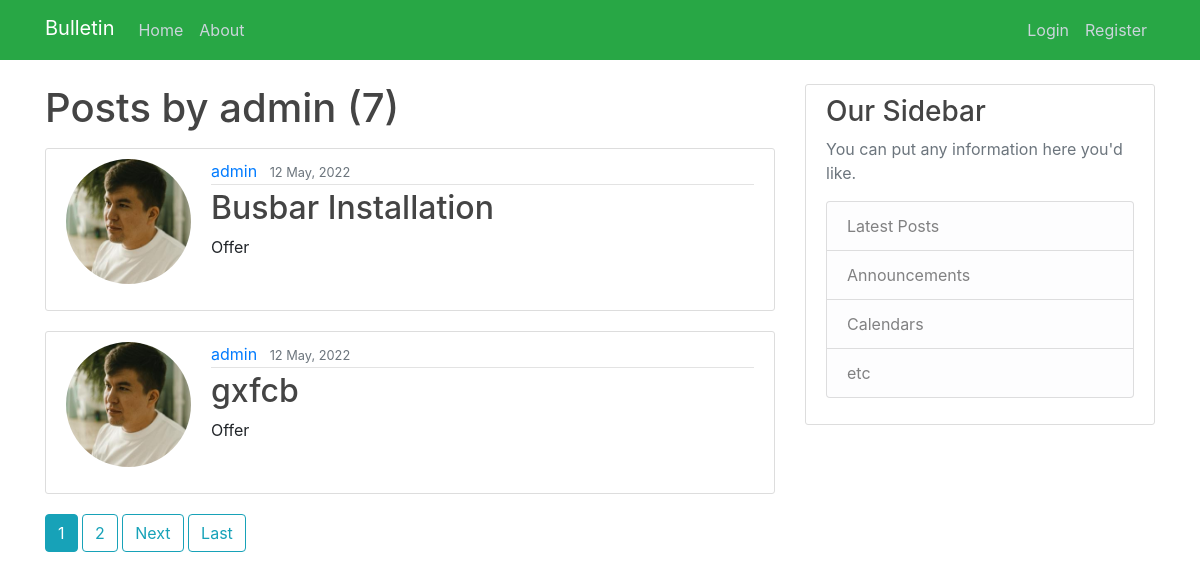
The app's page /user/admin, older data.
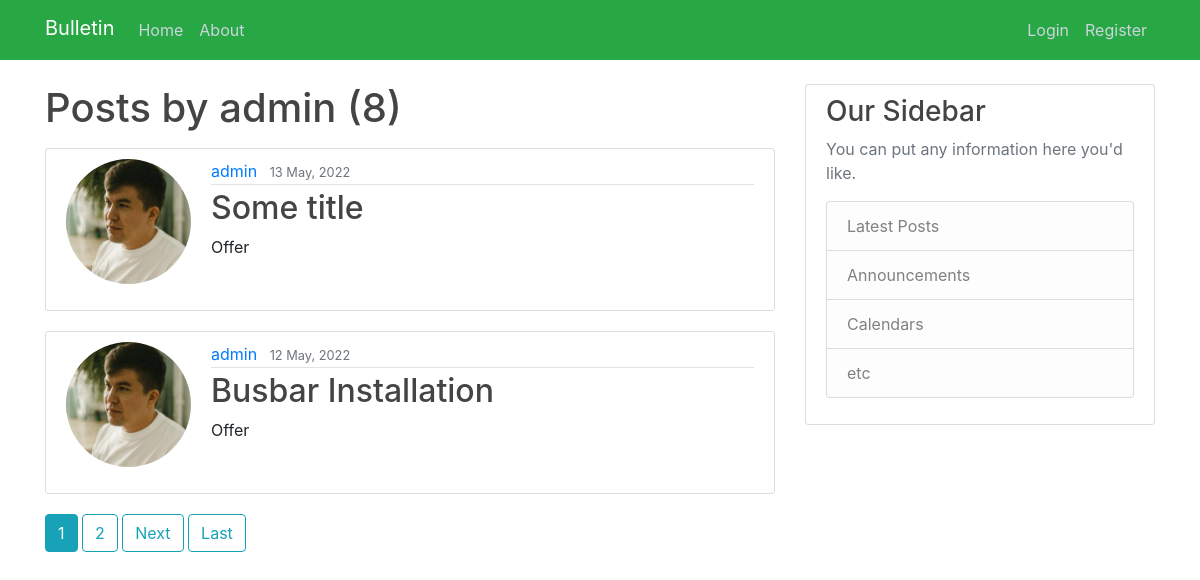
The same page, newer data.
### myboardapp/models.py (models this page shows, shortened)
class Bulletin(models.Model):
    title = models.CharField(max_length=100, blank=True)
    author = models.ForeignKey(User, on_delete=models.CASCADE)
    content = models.TextField()
    file = models.FileField(upload_to='files/',
                                             blank=True,
                                             )
    bulletin_category = models.ForeignKey(CategoryModel, on_delete=models.CASCADE)
    date_created = models.DateTimeField(default=timezone.now)

class CategoryModel(models.Model):
    category_name = models.CharField(max_length=255,
                                     unique=True,
                                     )
    def __str__(self):
        return f'{self.category_name}'
    """
    >>> from myboardapp.models import Bulletin
    >>> from myboardapp.models import CategoryModel
    >>> CategoryModel.objects.create(category_name = "Offer")
    <CategoryModel: Offer>
    """

### users/models.py (models this page shows, shortened)
class Profile(models.Model):
    user = models.OneToOneField(User, on_delete=models.CASCADE)
    image = models.ImageField(default='default.jpg', upload_to='profile_pics')

### myboardapp/views.py (the view)
# urls.py: path('user/<str:username>', UserPostListView.as_view(), name='user-posts'),
class UserPostListView(ListView):
    model = Bulletin
    template_name = 'myboardapp/user_posts.html'
    context_object_name = 'bulletins_0'
    ordering = ['-date_created']
    paginate_by = 2
    def get_queryset(self):
        user = get_object_or_404(User, username=self.kwargs.get('username'))
        return Bulletin.objects.filter(author=user).order_by('-date_created')

### myboardapp/templates/myboardapp/user_posts.html (shortened to what this page needs)
{% extends "myboardapp/base.html" %}
{% load static %}
{% block content %}
    <main role="main" class="container">
      <div class="row">
        <div class="col-md-8">
            <h1 class="mb-3">Posts by {{ view.kwargs.username }} ({{ page_obj.paginator.count }})</h1>
            {% for bulletin in bulletins_0 %}
                <article class="media content-section">
                    <img class="rounded-circle account-img" src="{{ bulletin.author.profile.image.url }}">
                    <div class="media-body">
                        <div class="article-metadata">
                      <a class="mr-2" href="{% url 'user-posts' bulletin.author.username %}">{{ bulletin.author }}</a>
                      <small class="text-muted">{{ bulletin.date_created|date:"d F, Y" }}</small>
                    </div>
                    <h2><a class="article-title" href="{% url 'bulletin-detail' bulletin.id %}">{{ bulletin.title }}</a></h2>
                    <p class="article-content">{{ bulletin.bulletin_category }}</p>
                  </div>
                </article>
            {% endfor %}
            {% if is_paginated %}
                {% for num in page_obj.paginator.page_range %}
                    {% if page_obj.number == num %}
                        <a class="btn btn-info mb-4" href="?page={{ num }}">{{ num }}</a>
                    {% elif num > page_obj.number|add:'-2' and num < page_obj.number|add:'2' %}
                        <a class="btn btn-outline-info mb-4" href="?page={{ num }}">{{ num }}</a>
                    {% endif %}
                {% endfor %}
                {% if page_obj.has_next %}
                    <a class="btn btn-outline-info mb-4" href="?page={{ page_obj.next_page_number }}">Next</a>
                    <a class="btn btn-outline-info mb-4" href="?page={{ page_obj.paginator.num_pages }}">Last</a>
                {% endif %}
            {% endif %}
        </div>
        <div class="col-md-4">
          <div class="content-section">
            <h3>Our Sidebar</h3>
            <p class='text-muted'>You can put any information here you'd like.
              <ul class="list-group">
                <li class="list-group-item list-group-item-light">Latest Posts</li>
                <li class="list-group-item list-group-item-light">Announcements</li>
                <li class="list-group-item list-group-item-light">Calendars</li>
                <li class="list-group-item list-group-item-light">etc</li>
              </ul>
            </p>
          </div>
        </div>
      </div>
    </main>
{% endblock content %}

Row changes from the older to the newer data that the page shows:
no longer on this page (row unchanged): Bulletin: author.profile.image (picture), author "admin", date_created "12 May, 2022", title "gxfcb", bulletin_category "Offer"
added Bulletin: author.profile.image (picture), author "admin", date_created "13 May, 2022", title "Some title", bulletin_category "Offer"
Text that changed along with them:
{{ page_obj.paginator.count }}: "7" → "8"
